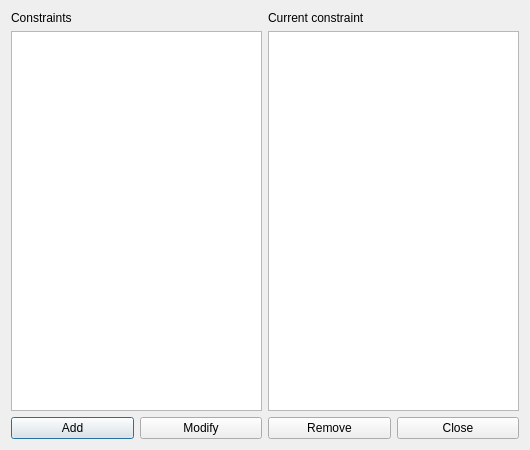
<?xml version="1.0" encoding="UTF-8"?>
<ui version="4.0">
 <class>ConstraintStudentsMinAfternoonsPerWeekForm_template</class>
 <widget class="QDialog" name="ConstraintStudentsMinAfternoonsPerWeekForm_template">
  <property name="geometry">
   <rect>
    <x>0</x>
    <y>0</y>
    <width>530</width>
    <height>450</height>
   </rect>
  </property>
  <property name="windowTitle">
   <string extracomment="This is the title of the dialog to see the list of all constraints of this type">Constraints students min afternoons per week</string>
  </property>
  <layout class="QGridLayout" name="gridLayout">
   <item row="0" column="0">
    <layout class="QVBoxLayout" name="verticalLayout">
     <item>
      <widget class="QLabel" name="constraintsTextLabel">
       <property name="frameShape">
        <enum>QFrame::NoFrame</enum>
       </property>
       <property name="frameShadow">
        <enum>QFrame::Plain</enum>
       </property>
       <property name="text">
        <string>Constraints</string>
       </property>
       <property name="wordWrap">
        <bool>false</bool>
       </property>
      </widget>
     </item>
     <item>
      <widget class="QListWidget" name="constraintsListWidget"/>
     </item>
    </layout>
   </item>
   <item row="1" column="0" colspan="2">
    <layout class="QHBoxLayout" name="horizontalLayout">
     <item>
      <widget class="QPushButton" name="addConstraintPushButton">
       <property name="text">
        <string>Add</string>
       </property>
      </widget>
     </item>
     <item>
      <widget class="QPushButton" name="modifyConstraintPushButton">
       <property name="text">
        <string>Modify</string>
       </property>
      </widget>
     </item>
     <item>
      <widget class="QPushButton" name="removeConstraintPushButton">
       <property name="text">
        <string>Remove</string>
       </property>
      </widget>
     </item>
     <item>
      <widget class="QPushButton" name="closePushButton">
       <property name="text">
        <string>Close</string>
       </property>
      </widget>
     </item>
    </layout>
   </item>
   <item row="0" column="1">
    <layout class="QVBoxLayout" name="verticalLayout_2">
     <item>
      <widget class="QLabel" name="currentConstraintTextLabel">
       <property name="text">
        <string>Current constraint</string>
       </property>
       <property name="wordWrap">
        <bool>false</bool>
       </property>
      </widget>
     </item>
     <item>
      <widget class="QPlainTextEdit" name="currentConstraintTextEdit"/>
     </item>
    </layout>
   </item>
  </layout>
 </widget>
 <layoutdefault spacing="6" margin="11"/>
 <resources/>
 <connections/>
</ui>
